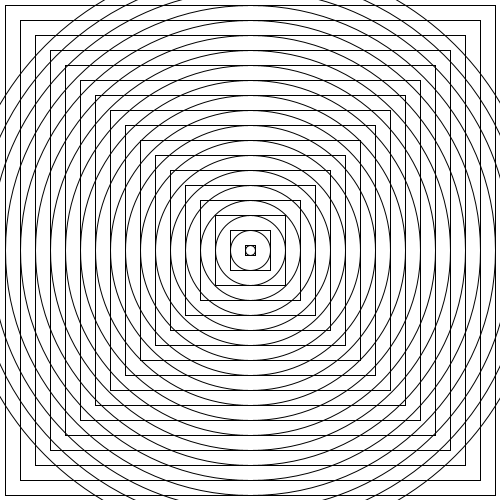
Frame 1 (no input)
Frame 60 (the mouse pressed at the canvas centre just before this capture): identical to frame 1, image omitted
Frame 120 (the mouse held since frame 60 and released just before this capture): identical to frame 1, image omitted

The Processing sketch that drew this single still picture (run headless with seeded random() and noise(); from frame 60 on, the mouse is pressed at the canvas centre):

// Processing sketch: processing_31788
// ── processing_31788.pde

int xPos = 0;
int yPos = 0;

int shapeSize = 10;
int count = 0;

void setup(){
  size(500, 500);
  background(255);
 
  smooth();
  noFill();
  rectMode(CENTER);
  frameRate(10);
}

void draw(){
  
  while (count<20){
     stroke(0);
    ellipse (250,250,shapeSize,shapeSize);
    rect (250,250,shapeSize,shapeSize);
    
    shapeSize = shapeSize+30;
     
    count++;
  }
  xPos = xPos + 100;
  shapeSize = 10;

  
  if(xPos>500){
    xPos = xPos + 15;
    yPos = yPos + 70;
    xPos = 0;
    
  }
  if(yPos>500){
    xPos=0;
    yPos=0;
  }

}
